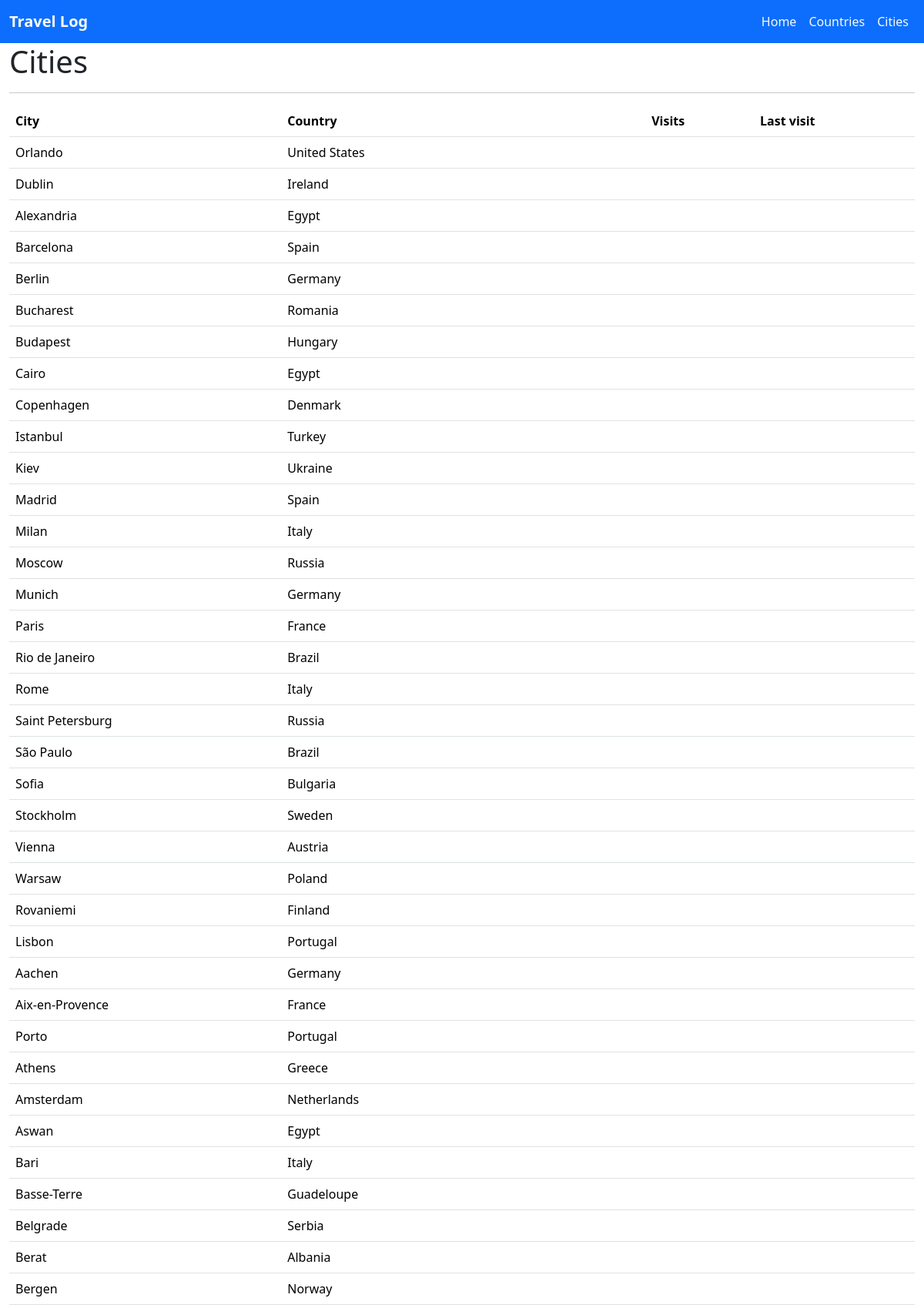
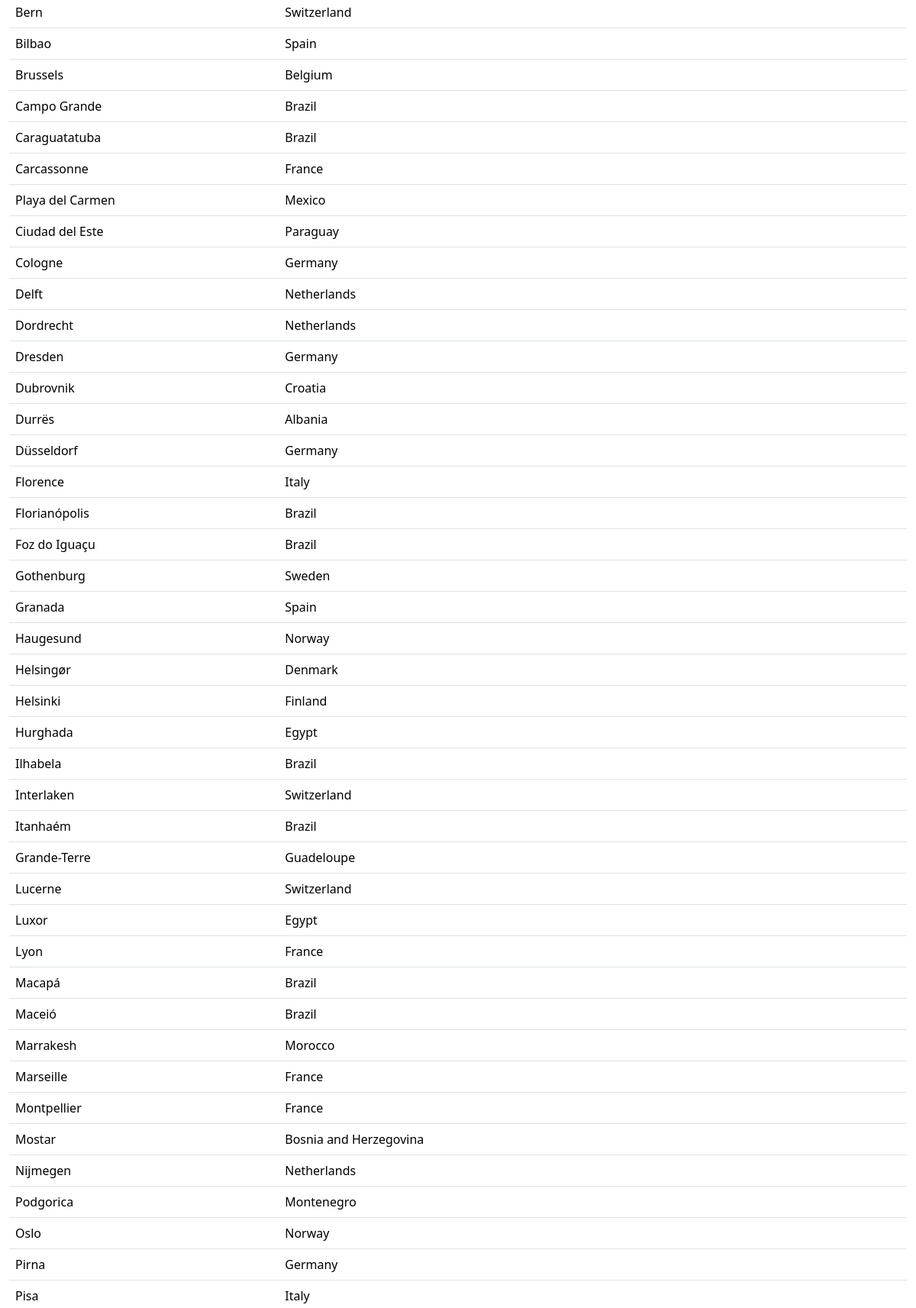
Screenshot of /cities/ (upper part) with the database file from the repository (2 pictures, top to bottom).
### mytrips/models.py (models this page shows, shortened)
class Country(models.Model):
    name = models.CharField(max_length=255, unique=True)
    visited = models.BooleanField(default=False)
    need_visa = models.BooleanField(default=None, null=True)
    lat = models.DecimalField(max_digits=9, decimal_places=6)
    lon = models.DecimalField(max_digits=9, decimal_places=6)
    continent = models.CharField(max_length=25, choices=CONTINENTS, null=True)
    capital = models.CharField(max_length=255, null=True)
    currency = models.CharField(max_length=25, choices=CURRENCIES, null=True)
    language = models.CharField(max_length=25, choices=LANGUAGES, null=True)
    area_code = models.CharField(max_length=10, null=True)
    class Meta:
        verbose_name_plural = "Countries"

### mytrips/views.py (the view)
# urls.py: path("cities/", views.cities, name="cities"),
def cities(request):
    mydata = City.objects.values("name", "country__name", "visited")
    template = loader.get_template("cities.html")
    context = {
        "cities": mydata,
    }
    return HttpResponse(template.render(context, request))

### mytrips/templates/cities.html (shortened to what this page needs)
{% extends "master.html" %}
{% block content %}
<h1>Cities</h1>
<hr />
<table class="table table-hover">
    <thead>
        <tr>
            <th>City</th>
            <th>Country</th>
            <th>Visits</th>
            <th>Last visit</th>
        </tr>
    </thead>
    <tbody>
        {% for x in cities %}
        <tr>
            <td>{{ x.name }}</td>
            <td>{{ x.country__name }}</td>
            <td>{{ x.visits }}</td>
            <td>{{ x.last_visit }}</td>
        </tr>
        {% endfor %}
    </tbody>
</table>
{% endblock %}

### rows the page displays
Country: name "Dublin", country__name "Ireland"
Country: name "Berlin", country__name "Germany"
Country: name "Bucharest", country__name "Romania"
Country: name "Budapest", country__name "Hungary"
Country: name "Cairo", country__name "Egypt"
Country: name "Kiev", country__name "Ukraine"
Country: name "Madrid", country__name "Spain"
Country: name "Moscow", country__name "Russia"
Country: name "Paris", country__name "France"
Country: name "Rome", country__name "Italy"
Country: name "Sofia", country__name "Bulgaria"
Country: name "Stockholm", country__name "Sweden"
Country: name "Vienna", country__name "Austria"
Country: name "Warsaw", country__name "Poland"
Country: name "Lisbon", country__name "Portugal"
Country: name "Athens", country__name "Greece"
Country: name "Amsterdam", country__name "Netherlands"
Country: name "Basse-Terre", country__name "Guadeloupe"
Country: name "Belgrade", country__name "Serbia"
Country: name "Bern", country__name "Switzerland"
Country: name "Brussels", country__name "Belgium"
Country: name "Helsinki", country__name "Finland"
Country: name "Podgorica", country__name "Montenegro"
Country: name "Oslo", country__name "Norway"

### other values shown
{{ x.name }} "Orlando" "Alexandria" "Barcelona" "Copenhagen" "Istanbul" "Milan" "Munich" "Rio de Janeiro" "Saint Petersburg" "São Paulo" "Rovaniemi" "Aachen" "Aix-en-Provence" "Porto" "Aswan" "Bari" "Berat" "Bergen" "Bilbao" "Campo Grande" "Caraguatatuba" "Carcassonne" "Playa del Carmen" "Ciudad del Este" "Cologne" "Delft" "Dordrecht" "Dresden" "Dubrovnik" "Durrës" "Düsseldorf" "Florence" "Florianópolis" "Foz do Iguaçu" "Gothenburg" "Granada" "Haugesund" "Helsingør" "Hurghada" "Ilhabela" "Interlaken" "Itanhaém" "Grande-Terre" "Lucerne" "Luxor" "Lyon" "Macapá" "Maceió" "Marrakesh" "Marseille" "Montpellier" "Mostar" "Nijmegen" "Pirna" "Pisa"
{{ x.country__name }} "United States" "Egypt" "Spain" "Denmark" "Turkey" "Italy" "Germany" "Brazil" "Russia" "Brazil" "Finland" "Germany" "France" "Portugal" "Egypt" "Italy" "Albania" "Norway" "Spain" "Brazil" "Brazil" "France" "Mexico" "Paraguay" "Germany" "Netherlands" "Netherlands" "Germany" "Croatia" "Albania" "Germany" "Italy" "Brazil" "Brazil" "Sweden" "Spain" "Norway" "Denmark" "Egypt" "Brazil" "Switzerland" "Brazil" "Guadeloupe" "Switzerland" "Egypt" "France" "Brazil" "Brazil" "Morocco" "France" "France" "Bosnia and Herzegovina" "Netherlands" "Germany" "Italy"
